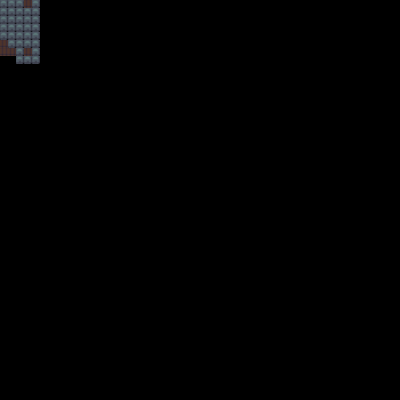

Below is a game level as drawn by its tile map, then a one-line description and the .tmx file that defines it, in full:
An orthogonal 50x50 tile map with 8x8 px tiles, 1 tile layer (Tile Layer 1).

<map version="1.2" tiledversion="1.3.3" orientation="orthogonal" renderorder="left-down" width="50" height="50" tilewidth="8" tileheight="8" infinite="0" nextlayerid="2" nextobjectid="1">
 <tileset firstgid="1" name="dungeon_tiles" tilewidth="8" tileheight="8" spacing="1" margin="1" tilecount="1680" columns="40">
  <image source="../assets/dungeon_tiles.png" width="368" height="384" />
 </tileset>
 <layer id="1" name="Tile Layer 1" width="50" height="50">
  <data encoding="csv">
488,488,488,617,488,0,0,0,0,0,0,0,0,0,0,0,0,0,0,0,0,0,0,0,0,0,0,0,0,0,0,0,0,0,0,0,0,0,0,0,0,0,0,0,0,0,0,0,0,0,
488,488,488,488,488,0,0,0,0,0,0,0,0,0,0,0,0,0,0,0,0,0,0,0,0,0,0,0,0,0,0,0,0,0,0,0,0,0,0,0,0,0,0,0,0,0,0,0,0,0,
488,488,488,488,488,0,0,0,0,0,0,0,0,0,0,0,0,0,0,0,0,0,0,0,0,0,0,0,0,0,0,0,0,0,0,0,0,0,0,0,0,0,0,0,0,0,0,0,0,0,
488,488,488,488,488,0,0,0,0,0,0,0,0,0,0,0,0,0,0,0,0,0,0,0,0,0,0,0,0,0,0,0,0,0,0,0,0,0,0,0,0,0,0,0,0,0,0,0,0,0,
488,488,488,488,488,0,0,0,0,0,0,0,0,0,0,0,0,0,0,0,0,0,0,0,0,0,0,0,0,0,0,0,0,0,0,0,0,0,0,0,0,0,0,0,0,0,0,0,0,0,
617,488,488,488,488,0,0,0,0,0,0,0,0,0,0,0,0,0,0,0,0,0,0,0,0,0,0,0,0,0,0,0,0,0,0,0,0,0,0,0,0,0,0,0,0,0,0,0,0,0,
617,617,488,617,488,0,0,0,0,0,0,0,0,0,0,0,0,0,0,0,0,0,0,0,0,0,0,0,0,0,0,0,0,0,0,0,0,0,0,0,0,0,0,0,0,0,0,0,0,0,
0,0,488,488,488,0,0,0,0,0,0,0,0,0,0,0,0,0,0,0,0,0,0,0,0,0,0,0,0,0,0,0,0,0,0,0,0,0,0,0,0,0,0,0,0,0,0,0,0,0,
0,0,0,0,0,0,0,0,0,0,0,0,0,0,0,0,0,0,0,0,0,0,0,0,0,0,0,0,0,0,0,0,0,0,0,0,0,0,0,0,0,0,0,0,0,0,0,0,0,0,
0,0,0,0,0,0,0,0,0,0,0,0,0,0,0,0,0,0,0,0,0,0,0,0,0,0,0,0,0,0,0,0,0,0,0,0,0,0,0,0,0,0,0,0,0,0,0,0,0,0,
0,0,0,0,0,0,0,0,0,0,0,0,0,0,0,0,0,0,0,0,0,0,0,0,0,0,0,0,0,0,0,0,0,0,0,0,0,0,0,0,0,0,0,0,0,0,0,0,0,0,
0,0,0,0,0,0,0,0,0,0,0,0,0,0,0,0,0,0,0,0,0,0,0,0,0,0,0,0,0,0,0,0,0,0,0,0,0,0,0,0,0,0,0,0,0,0,0,0,0,0,
0,0,0,0,0,0,0,0,0,0,0,0,0,0,0,0,0,0,0,0,0,0,0,0,0,0,0,0,0,0,0,0,0,0,0,0,0,0,0,0,0,0,0,0,0,0,0,0,0,0,
0,0,0,0,0,0,0,0,0,0,0,0,0,0,0,0,0,0,0,0,0,0,0,0,0,0,0,0,0,0,0,0,0,0,0,0,0,0,0,0,0,0,0,0,0,0,0,0,0,0,
0,0,0,0,0,0,0,0,0,0,0,0,0,0,0,0,0,0,0,0,0,0,0,0,0,0,0,0,0,0,0,0,0,0,0,0,0,0,0,0,0,0,0,0,0,0,0,0,0,0,
0,0,0,0,0,0,0,0,0,0,0,0,0,0,0,0,0,0,0,0,0,0,0,0,0,0,0,0,0,0,0,0,0,0,0,0,0,0,0,0,0,0,0,0,0,0,0,0,0,0,
0,0,0,0,0,0,0,0,0,0,0,0,0,0,0,0,0,0,0,0,0,0,0,0,0,0,0,0,0,0,0,0,0,0,0,0,0,0,0,0,0,0,0,0,0,0,0,0,0,0,
0,0,0,0,0,0,0,0,0,0,0,0,0,0,0,0,0,0,0,0,0,0,0,0,0,0,0,0,0,0,0,0,0,0,0,0,0,0,0,0,0,0,0,0,0,0,0,0,0,0,
0,0,0,0,0,0,0,0,0,0,0,0,0,0,0,0,0,0,0,0,0,0,0,0,0,0,0,0,0,0,0,0,0,0,0,0,0,0,0,0,0,0,0,0,0,0,0,0,0,0,
0,0,0,0,0,0,0,0,0,0,0,0,0,0,0,0,0,0,0,0,0,0,0,0,0,0,0,0,0,0,0,0,0,0,0,0,0,0,0,0,0,0,0,0,0,0,0,0,0,0,
0,0,0,0,0,0,0,0,0,0,0,0,0,0,0,0,0,0,0,0,0,0,0,0,0,0,0,0,0,0,0,0,0,0,0,0,0,0,0,0,0,0,0,0,0,0,0,0,0,0,
0,0,0,0,0,0,0,0,0,0,0,0,0,0,0,0,0,0,0,0,0,0,0,0,0,0,0,0,0,0,0,0,0,0,0,0,0,0,0,0,0,0,0,0,0,0,0,0,0,0,
0,0,0,0,0,0,0,0,0,0,0,0,0,0,0,0,0,0,0,0,0,0,0,0,0,0,0,0,0,0,0,0,0,0,0,0,0,0,0,0,0,0,0,0,0,0,0,0,0,0,
0,0,0,0,0,0,0,0,0,0,0,0,0,0,0,0,0,0,0,0,0,0,0,0,0,0,0,0,0,0,0,0,0,0,0,0,0,0,0,0,0,0,0,0,0,0,0,0,0,0,
0,0,0,0,0,0,0,0,0,0,0,0,0,0,0,0,0,0,0,0,0,0,0,0,0,0,0,0,0,0,0,0,0,0,0,0,0,0,0,0,0,0,0,0,0,0,0,0,0,0,
0,0,0,0,0,0,0,0,0,0,0,0,0,0,0,0,0,0,0,0,0,0,0,0,0,0,0,0,0,0,0,0,0,0,0,0,0,0,0,0,0,0,0,0,0,0,0,0,0,0,
0,0,0,0,0,0,0,0,0,0,0,0,0,0,0,0,0,0,0,0,0,0,0,0,0,0,0,0,0,0,0,0,0,0,0,0,0,0,0,0,0,0,0,0,0,0,0,0,0,0,
0,0,0,0,0,0,0,0,0,0,0,0,0,0,0,0,0,0,0,0,0,0,0,0,0,0,0,0,0,0,0,0,0,0,0,0,0,0,0,0,0,0,0,0,0,0,0,0,0,0,
0,0,0,0,0,0,0,0,0,0,0,0,0,0,0,0,0,0,0,0,0,0,0,0,0,0,0,0,0,0,0,0,0,0,0,0,0,0,0,0,0,0,0,0,0,0,0,0,0,0,
0,0,0,0,0,0,0,0,0,0,0,0,0,0,0,0,0,0,0,0,0,0,0,0,0,0,0,0,0,0,0,0,0,0,0,0,0,0,0,0,0,0,0,0,0,0,0,0,0,0,
0,0,0,0,0,0,0,0,0,0,0,0,0,0,0,0,0,0,0,0,0,0,0,0,0,0,0,0,0,0,0,0,0,0,0,0,0,0,0,0,0,0,0,0,0,0,0,0,0,0,
0,0,0,0,0,0,0,0,0,0,0,0,0,0,0,0,0,0,0,0,0,0,0,0,0,0,0,0,0,0,0,0,0,0,0,0,0,0,0,0,0,0,0,0,0,0,0,0,0,0,
0,0,0,0,0,0,0,0,0,0,0,0,0,0,0,0,0,0,0,0,0,0,0,0,0,0,0,0,0,0,0,0,0,0,0,0,0,0,0,0,0,0,0,0,0,0,0,0,0,0,
0,0,0,0,0,0,0,0,0,0,0,0,0,0,0,0,0,0,0,0,0,0,0,0,0,0,0,0,0,0,0,0,0,0,0,0,0,0,0,0,0,0,0,0,0,0,0,0,0,0,
0,0,0,0,0,0,0,0,0,0,0,0,0,0,0,0,0,0,0,0,0,0,0,0,0,0,0,0,0,0,0,0,0,0,0,0,0,0,0,0,0,0,0,0,0,0,0,0,0,0,
0,0,0,0,0,0,0,0,0,0,0,0,0,0,0,0,0,0,0,0,0,0,0,0,0,0,0,0,0,0,0,0,0,0,0,0,0,0,0,0,0,0,0,0,0,0,0,0,0,0,
0,0,0,0,0,0,0,0,0,0,0,0,0,0,0,0,0,0,0,0,0,0,0,0,0,0,0,0,0,0,0,0,0,0,0,0,0,0,0,0,0,0,0,0,0,0,0,0,0,0,
0,0,0,0,0,0,0,0,0,0,0,0,0,0,0,0,0,0,0,0,0,0,0,0,0,0,0,0,0,0,0,0,0,0,0,0,0,0,0,0,0,0,0,0,0,0,0,0,0,0,
0,0,0,0,0,0,0,0,0,0,0,0,0,0,0,0,0,0,0,0,0,0,0,0,0,0,0,0,0,0,0,0,0,0,0,0,0,0,0,0,0,0,0,0,0,0,0,0,0,0,
0,0,0,0,0,0,0,0,0,0,0,0,0,0,0,0,0,0,0,0,0,0,0,0,0,0,0,0,0,0,0,0,0,0,0,0,0,0,0,0,0,0,0,0,0,0,0,0,0,0,
0,0,0,0,0,0,0,0,0,0,0,0,0,0,0,0,0,0,0,0,0,0,0,0,0,0,0,0,0,0,0,0,0,0,0,0,0,0,0,0,0,0,0,0,0,0,0,0,0,0,
0,0,0,0,0,0,0,0,0,0,0,0,0,0,0,0,0,0,0,0,0,0,0,0,0,0,0,0,0,0,0,0,0,0,0,0,0,0,0,0,0,0,0,0,0,0,0,0,0,0,
0,0,0,0,0,0,0,0,0,0,0,0,0,0,0,0,0,0,0,0,0,0,0,0,0,0,0,0,0,0,0,0,0,0,0,0,0,0,0,0,0,0,0,0,0,0,0,0,0,0,
0,0,0,0,0,0,0,0,0,0,0,0,0,0,0,0,0,0,0,0,0,0,0,0,0,0,0,0,0,0,0,0,0,0,0,0,0,0,0,0,0,0,0,0,0,0,0,0,0,0,
0,0,0,0,0,0,0,0,0,0,0,0,0,0,0,0,0,0,0,0,0,0,0,0,0,0,0,0,0,0,0,0,0,0,0,0,0,0,0,0,0,0,0,0,0,0,0,0,0,0,
0,0,0,0,0,0,0,0,0,0,0,0,0,0,0,0,0,0,0,0,0,0,0,0,0,0,0,0,0,0,0,0,0,0,0,0,0,0,0,0,0,0,0,0,0,0,0,0,0,0,
0,0,0,0,0,0,0,0,0,0,0,0,0,0,0,0,0,0,0,0,0,0,0,0,0,0,0,0,0,0,0,0,0,0,0,0,0,0,0,0,0,0,0,0,0,0,0,0,0,0,
0,0,0,0,0,0,0,0,0,0,0,0,0,0,0,0,0,0,0,0,0,0,0,0,0,0,0,0,0,0,0,0,0,0,0,0,0,0,0,0,0,0,0,0,0,0,0,0,0,0,
0,0,0,0,0,0,0,0,0,0,0,0,0,0,0,0,0,0,0,0,0,0,0,0,0,0,0,0,0,0,0,0,0,0,0,0,0,0,0,0,0,0,0,0,0,0,0,0,0,0,
0,0,0,0,0,0,0,0,0,0,0,0,0,0,0,0,0,0,0,0,0,0,0,0,0,0,0,0,0,0,0,0,0,0,0,0,0,0,0,0,0,0,0,0,0,0,0,0,0,0
</data>
 </layer>
</map>
